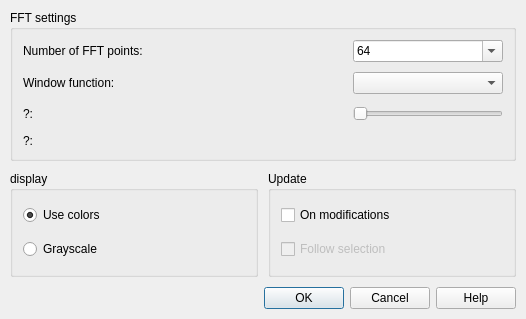
<?xml version="1.0" encoding="UTF-8"?>
<ui version="4.0">
 <class>SonagramDlg</class>
 <widget class="QDialog" name="SonagramDlg">
  <property name="geometry">
   <rect>
    <x>0</x>
    <y>0</y>
    <width>518</width>
    <height>319</height>
   </rect>
  </property>
  <property name="sizePolicy">
   <sizepolicy hsizetype="Preferred" vsizetype="Preferred">
    <horstretch>0</horstretch>
    <verstretch>0</verstretch>
   </sizepolicy>
  </property>
  <property name="windowTitle">
   <string>Set FFT/Time Resolution Parameters</string>
  </property>
  <layout class="QGridLayout">
   <property name="margin">
    <number>10</number>
   </property>
   <property name="spacing">
    <number>10</number>
   </property>
   <item row="2" column="0" colspan="2">
    <layout class="QHBoxLayout">
     <property name="spacing">
      <number>6</number>
     </property>
     <property name="margin">
      <number>0</number>
     </property>
     <item>
      <widget class="KDialogButtonBox" name="buttonBox">
       <property name="standardButtons">
        <set>QDialogButtonBox::Cancel|QDialogButtonBox::Help|QDialogButtonBox::Ok</set>
       </property>
      </widget>
     </item>
    </layout>
   </item>
   <item row="1" column="0">
    <widget class="QGroupBox" name="buttonGroup1">
     <property name="title">
      <string>display</string>
     </property>
     <layout class="QVBoxLayout">
      <item>
       <widget class="QRadioButton" name="rbColor">
        <property name="toolTip">
         <string>Use different colors for amplitude</string>
        </property>
        <property name="text">
         <string>Use colors</string>
        </property>
        <property name="checked">
         <bool>true</bool>
        </property>
       </widget>
      </item>
      <item>
       <widget class="QRadioButton" name="rbGreyScale">
        <property name="toolTip">
         <string>Use grayscale only for amplitude</string>
        </property>
        <property name="text">
         <string>Grayscale</string>
        </property>
       </widget>
      </item>
     </layout>
    </widget>
   </item>
   <item row="1" column="1">
    <widget class="QGroupBox" name="groupBox3">
     <property name="title">
      <string>Update</string>
     </property>
     <layout class="QVBoxLayout">
      <item>
       <widget class="QCheckBox" name="cbTrackChanges">
        <property name="toolTip">
         <string>Automatically update the sonagram &lt;br&gt;if the signal data has changed</string>
        </property>
        <property name="text">
         <string>On modifications</string>
        </property>
       </widget>
      </item>
      <item>
       <widget class="QCheckBox" name="cbFollowSelection">
        <property name="enabled">
         <bool>false</bool>
        </property>
        <property name="toolTip">
         <string>Automatically update the sonagram if the selection&lt;br&gt;has been enlarged, reduced or moved</string>
        </property>
        <property name="text">
         <string>Follow selection</string>
        </property>
       </widget>
      </item>
     </layout>
    </widget>
   </item>
   <item row="0" column="0" colspan="2">
    <widget class="QGroupBox" name="groupBox1">
     <property name="sizePolicy">
      <sizepolicy hsizetype="Minimum" vsizetype="Preferred">
       <horstretch>0</horstretch>
       <verstretch>0</verstretch>
      </sizepolicy>
     </property>
     <property name="title">
      <string>FFT settings</string>
     </property>
     <layout class="QGridLayout">
      <item row="0" column="0">
       <layout class="QHBoxLayout">
        <item>
         <widget class="QLabel" name="m_pointlabel">
          <property name="text">
           <string>Number of FFT points:</string>
          </property>
          <property name="wordWrap">
           <bool>false</bool>
          </property>
         </widget>
        </item>
        <item>
         <spacer>
          <property name="orientation">
           <enum>Qt::Horizontal</enum>
          </property>
          <property name="sizeType">
           <enum>QSizePolicy::Minimum</enum>
          </property>
          <property name="sizeHint" stdset="0">
           <size>
            <width>61</width>
            <height>21</height>
           </size>
          </property>
         </spacer>
        </item>
       </layout>
      </item>
      <item row="1" column="0">
       <layout class="QHBoxLayout">
        <item>
         <widget class="QLabel" name="Label2">
          <property name="text">
           <string>Window function:</string>
          </property>
          <property name="wordWrap">
           <bool>false</bool>
          </property>
         </widget>
        </item>
        <item>
         <spacer>
          <property name="orientation">
           <enum>Qt::Horizontal</enum>
          </property>
          <property name="sizeType">
           <enum>QSizePolicy::Minimum</enum>
          </property>
          <property name="sizeHint" stdset="0">
           <size>
            <width>111</width>
            <height>21</height>
           </size>
          </property>
         </spacer>
        </item>
       </layout>
      </item>
      <item row="1" column="1">
       <widget class="KComboBox" name="windowtypebox">
        <property name="sizePolicy">
         <sizepolicy hsizetype="Expanding" vsizetype="Preferred">
          <horstretch>50</horstretch>
          <verstretch>0</verstretch>
         </sizepolicy>
        </property>
        <property name="minimumSize">
         <size>
          <width>150</width>
          <height>0</height>
         </size>
        </property>
        <property name="toolTip">
         <string>Choose windowing function here.&lt;br&gt;
If the transformation should stay reversible, use the type &quot;None&quot;.</string>
        </property>
        <property name="whatsThis">
         <string>Choose windowing function here.&lt;br&gt;
If the transformation should stay reversible, use the type &quot;None&quot;.</string>
        </property>
       </widget>
      </item>
      <item row="0" column="1">
       <widget class="KComboBox" name="pointbox">
        <property name="sizePolicy">
         <sizepolicy hsizetype="Expanding" vsizetype="Preferred">
          <horstretch>50</horstretch>
          <verstretch>0</verstretch>
         </sizepolicy>
        </property>
        <property name="toolTip">
         <string>&lt;b&gt;Number of FFT points:&lt;/b&gt;&lt;p&gt;&lt;/p&gt;Try to choose numbers with small prime factors,&lt;br&gt;
if choosing big window sizes.&lt;br&gt;
The computation will be much faster!</string>
        </property>
        <property name="whatsThis">
         <string>&lt;b&gt;Number of FFT points:&lt;/b&gt;&lt;p&gt;&lt;/p&gt;Try to choose numbers with small prime factors,&lt;br&gt;
if choosing big window sizes.&lt;br&gt;
The computation will be much faster!</string>
        </property>
        <property name="editable">
         <bool>true</bool>
        </property>
        <property name="duplicatesEnabled">
         <bool>false</bool>
        </property>
        <property name="currentItem" stdset="0">
         <number>3</number>
        </property>
        <item>
         <property name="text">
          <string>64</string>
         </property>
        </item>
        <item>
         <property name="text">
          <string>128</string>
         </property>
        </item>
        <item>
         <property name="text">
          <string>256</string>
         </property>
        </item>
        <item>
         <property name="text">
          <string>512</string>
         </property>
        </item>
        <item>
         <property name="text">
          <string>1024</string>
         </property>
        </item>
        <item>
         <property name="text">
          <string>2048</string>
         </property>
        </item>
        <item>
         <property name="text">
          <string>4096</string>
         </property>
        </item>
       </widget>
      </item>
      <item row="2" column="1">
       <widget class="QSlider" name="pointslider">
        <property name="sizePolicy">
         <sizepolicy hsizetype="Expanding" vsizetype="Preferred">
          <horstretch>50</horstretch>
          <verstretch>0</verstretch>
         </sizepolicy>
        </property>
        <property name="minimumSize">
         <size>
          <width>0</width>
          <height>20</height>
         </size>
        </property>
        <property name="minimum">
         <number>2</number>
        </property>
        <property name="maximum">
         <number>2</number>
        </property>
        <property name="orientation">
         <enum>Qt::Horizontal</enum>
        </property>
       </widget>
      </item>
      <item row="2" column="0">
       <widget class="QLabel" name="bitmaplabel">
        <property name="sizePolicy">
         <sizepolicy hsizetype="MinimumExpanding" vsizetype="Preferred">
          <horstretch>0</horstretch>
          <verstretch>0</verstretch>
         </sizepolicy>
        </property>
        <property name="minimumSize">
         <size>
          <width>320</width>
          <height>20</height>
         </size>
        </property>
        <property name="text">
         <string>?:</string>
        </property>
        <property name="wordWrap">
         <bool>false</bool>
        </property>
       </widget>
      </item>
      <item row="3" column="0" colspan="2">
       <widget class="QLabel" name="windowlabel">
        <property name="text">
         <string>?:</string>
        </property>
        <property name="wordWrap">
         <bool>false</bool>
        </property>
       </widget>
      </item>
     </layout>
    </widget>
   </item>
  </layout>
 </widget>
 <layoutdefault spacing="10" margin="10"/>
 <customwidgets>
  <customwidget>
   <class>KDialogButtonBox</class>
   <extends>QDialogButtonBox</extends>
   <header>kdialogbuttonbox.h</header>
  </customwidget>
  <customwidget>
   <class>KComboBox</class>
   <extends>QComboBox</extends>
   <header>kcombobox.h</header>
  </customwidget>
 </customwidgets>
 <tabstops>
  <tabstop>pointbox</tabstop>
  <tabstop>windowtypebox</tabstop>
  <tabstop>pointslider</tabstop>
  <tabstop>rbColor</tabstop>
  <tabstop>cbTrackChanges</tabstop>
  <tabstop>cbFollowSelection</tabstop>
 </tabstops>
 <includes>
  <include location="global">klocale.h</include>
  <include location="global">knuminput.h</include>
  <include location="local">klineedit.h</include>
 </includes>
 <resources/>
 <connections>
  <connection>
   <sender>buttonBox</sender>
   <signal>rejected()</signal>
   <receiver>SonagramDlg</receiver>
   <slot>reject()</slot>
   <hints>
    <hint type="sourcelabel">
     <x>407</x>
     <y>300</y>
    </hint>
    <hint type="destinationlabel">
     <x>426</x>
     <y>318</y>
    </hint>
   </hints>
  </connection>
  <connection>
   <sender>buttonBox</sender>
   <signal>accepted()</signal>
   <receiver>SonagramDlg</receiver>
   <slot>accept()</slot>
   <hints>
    <hint type="sourcelabel">
     <x>328</x>
     <y>303</y>
    </hint>
    <hint type="destinationlabel">
     <x>310</x>
     <y>318</y>
    </hint>
   </hints>
  </connection>
 </connections>
</ui>
